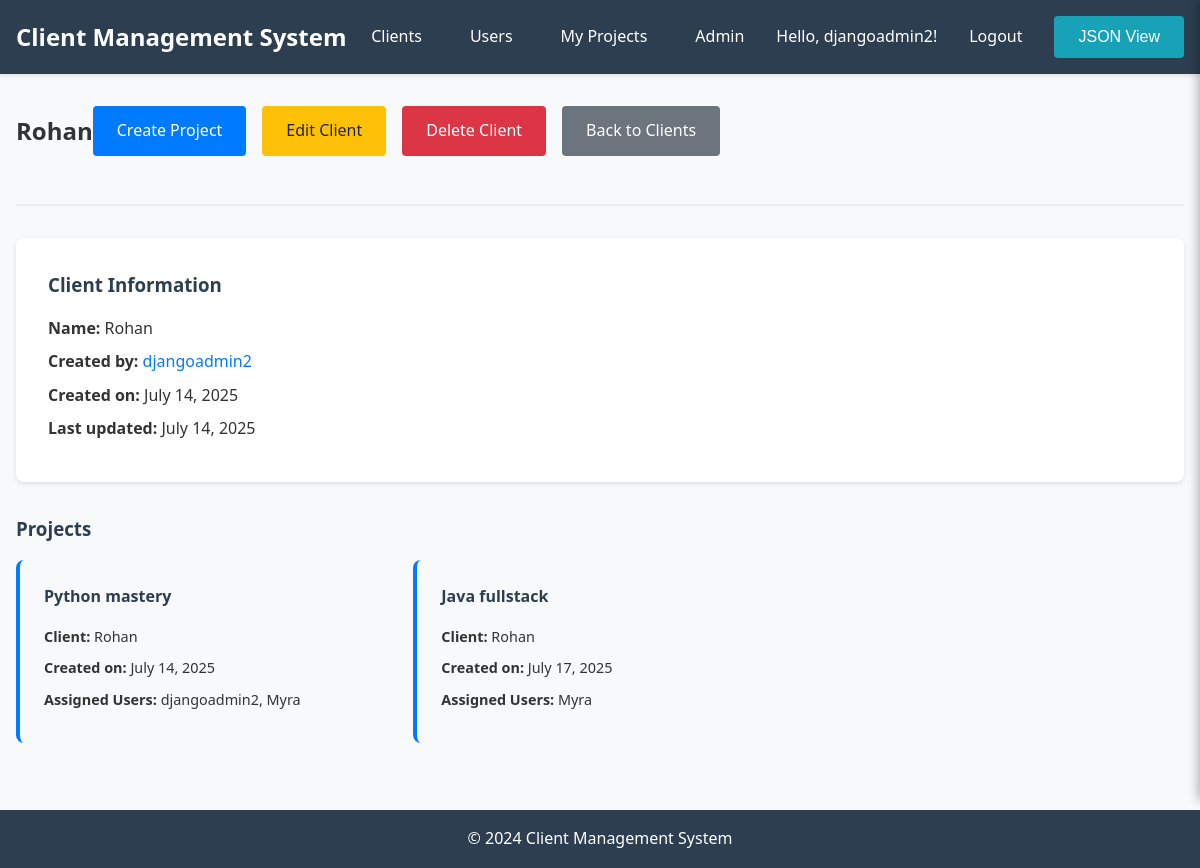
Page /clients/2/ (signed in) on the committed database.
### clients/models.py (models this page shows, shortened)
class Client(models.Model):
    client_name = models.CharField(max_length=200)
    created_by = models.ForeignKey(User, on_delete=models.CASCADE, related_name='created_clients')
    created_at = models.DateTimeField(auto_now_add=True)
    updated_at = models.DateTimeField(auto_now=True)

class Project(models.Model):
    project_name = models.CharField(max_length=200)
    client = models.ForeignKey(Client, on_delete=models.CASCADE, related_name='projects')
    created_by = models.ForeignKey(User, on_delete=models.CASCADE, related_name='created_projects')
    users = models.ManyToManyField(User, related_name='assigned_projects')
    created_at = models.DateTimeField(auto_now_add=True)
    updated_at = models.DateTimeField(auto_now=True)

### clients/views.py (the view)
# urls.py: path('clients/<int:client_id>/', views.client_detail, name='client_detail'),
@login_required
def client_detail(request, client_id):
    client = get_object_or_404(Client, id=client_id)
    projects = client.projects.all()
    return render(request, 'clients/client_detail.html', {'client': client, 'projects': projects})

### templates/clients/client_detail.html (shortened to what this page needs)
{% extends 'base.html' %}
{% block content %}
<div class="client-detail-container">
    <div class="page-header">
        <div class="header-content">
            <h2>{{ client.client_name }}</h2>
            <div class="header-actions">
                <a href="{% url 'project_create' client.id %}" class="btn btn-primary">Create Project</a>
                <a href="{% url 'client_edit' client.id %}" class="btn btn-warning">Edit Client</a>
                <a href="{% url 'client_delete' client.id %}" class="btn btn-danger">Delete Client</a>
                <a href="{% url 'client_list' %}" class="btn btn-secondary">Back to Clients</a>
            </div>
        </div>
    </div>
    <div class="client-info">
        <div class="info-card">
            <h3>Client Information</h3>
            <p><strong>Name:</strong> {{ client.client_name }}</p>
            <p><strong>Created by:</strong>
                <a href="#" class="user-name-link" data-user-id="{{ client.created_by.id }}">{{ client.created_by.username }}</a>
            </p>
            <p><strong>Created on:</strong> {{ client.created_at|date:"F d, Y" }}</p>
            <p><strong>Last updated:</strong> {{ client.updated_at|date:"F d, Y" }}</p>
        </div>
    </div>
    <div class="projects-section">
        <h3>Projects</h3>
        {% if projects %}
            <div class="project-grid">
                {% for project in projects %}
                    <div class="project-card">
                        <h4>{{ project.project_name }}</h4>
                        <p><strong>Client:</strong> {{ project.client.client_name }}</p>
                        <p><strong>Created on:</strong> {{ project.created_at|date:"F d, Y" }}</p>
                        <p><strong>Assigned Users:</strong>
                            {% for user in project.users.all %}
                                {{ user.username }}{% if not forloop.last %}, {% endif %}
                            {% empty %}
                                No users assigned
                            {% endfor %}
                        </p>
                    </div>
                {% endfor %}
            </div>
        {% else %}
            <p>No projects created for this client yet.</p>
            <a href="{% url 'project_create' client.id %}" class="btn btn-primary">Create First Project</a>
        {% endif %}
    </div>
</div>
{% endblock %}

### templates/base.html (shortened to what this page needs)
<!DOCTYPE html>
<html lang="en">
<head>
    {% load static %}
    <link rel="stylesheet" href="{% static 'css/style.css' %}">
</head>
<body>
    <header>
        <nav class="navbar">
            <div class="nav-container">
                <h1><a href="{% url 'home' %}">Client Management System</a></h1>
                <ul class="nav-menu">
                    {% if user.is_authenticated %}
                        <li><a href="{% url 'client_list' %}">Clients</a></li>
                        <li><a href="{% url 'user_list' %}">Users</a></li>
                        <li><a href="{% url 'project_list' %}">My Projects</a></li>
                        <li><a href="/admin/">Admin</a></li>
                        <li><span>Hello, {{ user.username }}!</span></li>
                        <li><a href="{% url 'logout' %}">Logout</a></li>
                        <li><button id="toggleSidebar" class="btn btn-info">JSON View</button></li>
                    {% else %}
                        <li><a href="/admin/login/">Login</a></li>
                    {% endif %}
                </ul>
            </div>
        </nav>
    </header>
    <div class="main-wrapper">
        <main class="main-content">
            {% block content %}
            {% endblock %}
        </main>
    </div>
    <footer>
        <p>&copy; 2024 Client Management System</p>
    </footer>
</body>
</html>

### static/css/style.css (style rules this page uses)
* { margin: 0; padding: 0; box-sizing: border-box; }
body { font-family: 'Segoe UI', Tahoma, Geneva, Verdana, sans-serif; line-height: 1.6; color: #333; background-color: #f8f9fa; }
.navbar { background-color: #2c3e50; color: white; padding: 1rem 0; box-shadow: 0 2px 4px rgba(0,0,0,0.1); }
.nav-container { max-width: 1200px; margin: 0 auto; padding: 0 1rem; display: flex; justify-content: space-between; align-items: center; }
.navbar h1 a { color: white; text-decoration: none; font-size: 1.5rem; }
.nav-menu { display: flex; list-style: none; gap: 1rem; align-items: center; }
.nav-menu a { color: white; text-decoration: none; padding: 0.5rem 1rem; border-radius: 4px; transition: background-color 0.3s; }
.main-content { max-width: 1200px; margin: 2rem auto; padding: 0 1rem; min-height: calc(100vh - 160px); }
.btn { display: inline-block; padding: 0.5rem 1rem; text-decoration: none; border-radius: 4px; border: none; cursor: pointer; font-size: 0.9rem; transition: all 0.3s; }
.btn-primary { background-color: #007bff; color: white; }
.btn-secondary { background-color: #6c757d; color: white; }
.btn-warning { background-color: #ffc107; color: #212529; }
.btn-danger { background-color: #dc3545; color: white; }
.btn-info { background-color: #17a2b8; color: white; }
.page-header { display: flex; justify-content: space-between; align-items: center; margin-bottom: 2rem; padding-bottom: 1rem; border-bottom: 2px solid #e9ecef; }
.header-actions { display: flex; gap: 0.5rem; }
.client-info { margin-bottom: 2rem; }
.info-card { background: white; padding: 2rem; border-radius: 8px; box-shadow: 0 2px 4px rgba(0,0,0,0.1); }
.info-card h3 { margin-bottom: 1rem; color: #2c3e50; }
.info-card p { margin-bottom: 0.5rem; }
.projects-section h3 { margin-bottom: 1rem; color: #2c3e50; }
.main-wrapper { display: flex; min-height: calc(100vh - 140px); }
.main-content { flex: 1; transition: margin-right 0.3s ease; }
.client-name-link, .user-name-link { cursor: pointer; color: #007bff; text-decoration: none; }
.header-content { display: flex; justify-content: space-between; align-items: center; margin-bottom: 2rem; }
.header-actions { display: flex; gap: 1rem; }
.project-grid { display: grid; grid-template-columns: repeat(auto-fill, minmax(300px, 1fr)); gap: 1.5rem; }
.project-card { background: #f8f9fa; padding: 1.5rem; border-radius: 8px; border-left: 4px solid #007bff; }
.project-card h4 { margin-bottom: 1rem; color: #2c3e50; }
.project-card p { margin-bottom: 0.5rem; font-size: 0.9rem; }
.btn { display: inline-block; padding: 0.75rem 1.5rem; background-color: #007bff; color: white; text-decoration: none; border-radius: 4px; border: none; cursor: pointer; font-size: 1rem; transition: background-color 0.2s ease; }
.btn-primary { background-color: #007bff; }
.btn-secondary { background-color: #6c757d; }
.btn-danger { background-color: #dc3545; }
.btn-info { background-color: #17a2b8; }
footer { background-color: #2c3e50; color: white; text-align: center; padding: 1rem; margin-top: 2rem; }

### rows in the picture
Client: client_name "Rohan", created_by.username "djangoadmin2", created_at "July 14, 2025", updated_at "July 14, 2025"
Project: project_name "Python mastery", client.client_name "Rohan", created_at "July 14, 2025"
Project: project_name "Java fullstack", client.client_name "Rohan", created_at "July 17, 2025"

### other values in the picture
{{ user.username }} "djangoadmin2"
{{ user.username }} "Myra"
